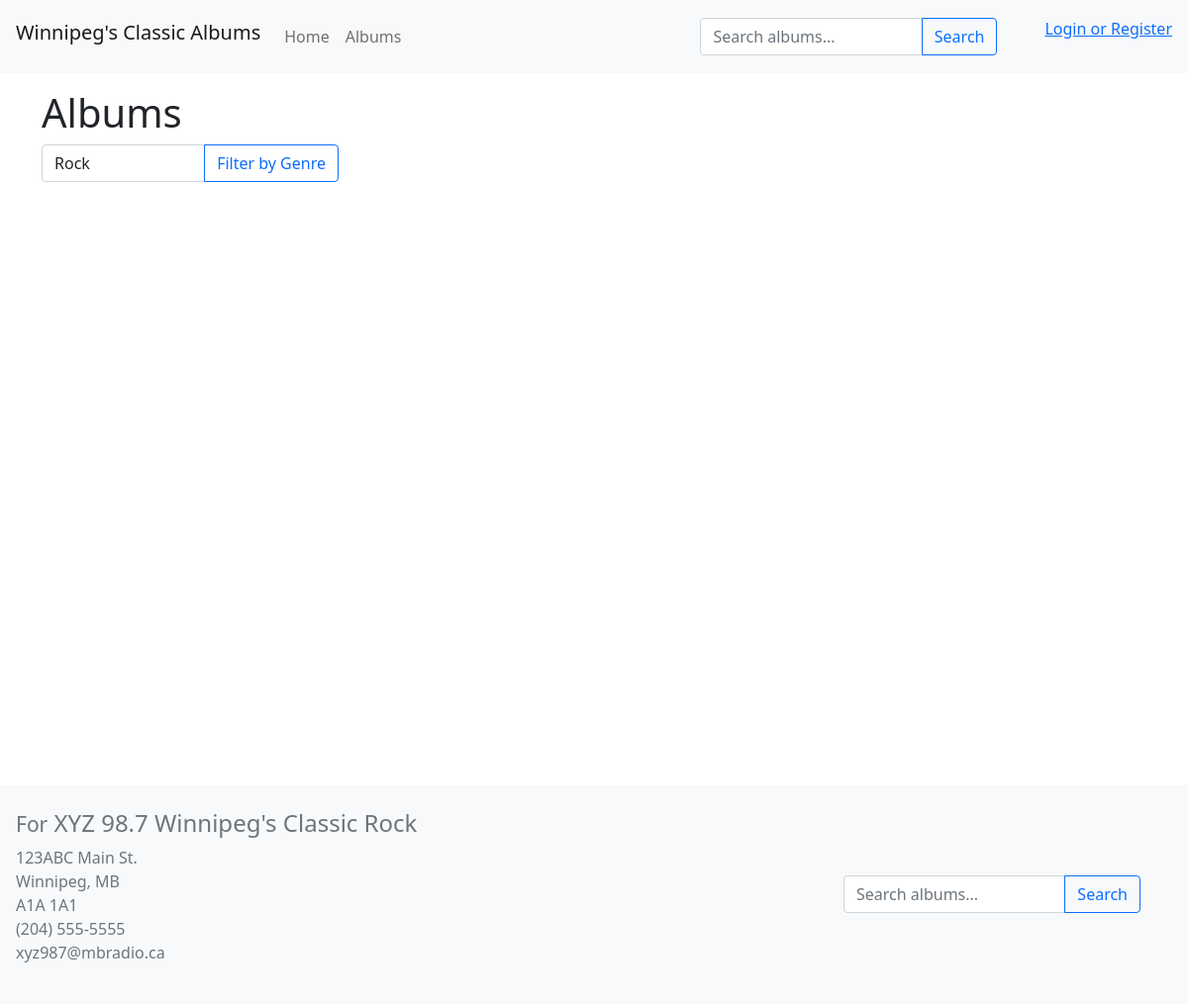
/albums.php?genre=1, run on an earlier commit of the app's database.
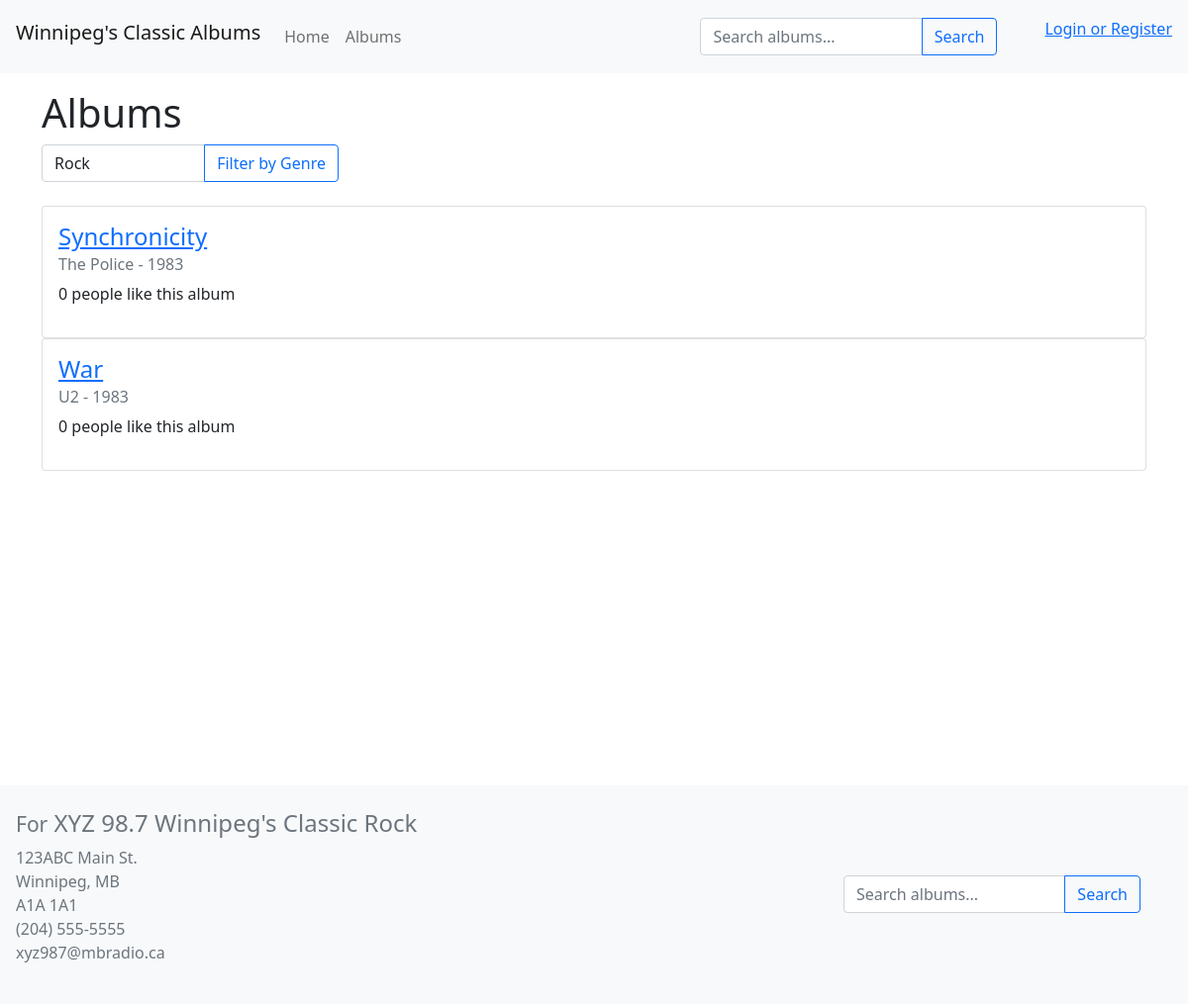
And on a later commit of the database.
### tables this page shows
CREATE TABLE `albums` (
  `albumID` int(11) NOT NULL,
  `title` varchar(100) NOT NULL,
  `artist` varchar(30) NOT NULL,
  `year` int(4) DEFAULT NULL,
  `coverURL` varchar(200) DEFAULT NULL,
  `description` varchar(500) DEFAULT NULL,
  `likes` int(7) NOT NULL DEFAULT 0,
  `postedBy` int(11) DEFAULT NULL,
  `updated` date NOT NULL DEFAULT current_timestamp()
);

### albums.php (the view, shortened to what this page needs)
<?php
	require('db_connect.php');
	$query = "SELECT * FROM genres ORDER BY genre";
    $statement = $db->prepare($query);
    $statement->execute();
    $genres = $statement->fetchAll();
    $selectedGenre = "";
    if (isset($_GET['genre']) && $_GET['genre'] > 0) {
    	$selectedGenre = filter_input(INPUT_GET, 'genre', FILTER_SANITIZE_NUMBER_INT);
    	$query = "SELECT * FROM albums a WHERE a.albumID IN (SELECT g.albumID FROM albumgenre g WHERE g.genreID = :genreID) ORDER BY a.title";
	    $statement = $db->prepare($query);
	    $statement->bindvalue(":genreID", $selectedGenre);
	    $statement->execute();
    }
    else {
    	$query = "SELECT * FROM albums ORDER BY title";
    	$statement = $db->prepare($query);
    	$statement->execute();
    }
    $albums = $statement->fetchall();
?>
<!DOCTYPE html>
<html lang="en">
<head>
	<link href="https://cdn.jsdelivr.net/npm/bootstrap@5.1.3/dist/css/bootstrap.min.css" rel="stylesheet">
    <link rel="stylesheet" type="text/css" href="style.css">
</head>
<body>
	<?php include('header.php'); ?>
	<div class="container">
		<h1 class="pt-3">Albums</h1>
		<form class="input-group">
			<select class="form-control" id="genre" name="genre">
                <?php foreach ($genres as $genre): ?>
                	<option
                        value=<?= $genre['genreID'] ?>
                        <?php if(isset($_GET['genre']) && $genre['genreID'] == $selectedGenre): ?> selected <?php endif ?> >
                        <?= $genre['genre'] ?>
                    </option>
                <?php endforeach ?>
            </select>
            <input class="btn btn-outline-primary" type="submit" value="Filter by Genre" />
        </form>
        <br />
		<?php foreach ($albums as $album): ?>
			<div class="card">
				<div class="card-body">
					<h4 class="card-title"><a href="show.php?album=<?= $album['albumID'] ?>"><?= $album['title'] ?></a></h4>
					<h6 class="card-subtitle mb-2 text-muted"><?= $album['artist'] ?> - <?= $album['year'] ?></h6>
					<?php if($album['likes'] == 1): ?>
	                    <p><?= $album['likes'] ?> person likes this album</p>
	                <?php else: ?>
	                    <p><?= $album['likes'] ?> people like this album</p>
	                <?php endif ?>
				</div>
			</div>
    	<?php endforeach ?>
	</div>
	<?php include('footer.php'); ?>
</body>
</html>

### header.php (shortened to what this page needs)
<?php
    $currentuser = "";
?>
<nav class="navbar navbar-expand-lg navbar-light bg-light p-3">
    <h1 class="navbar-brand">Winnipeg's Classic Albums</h1>
    <div class="navbar-collapse">
        <ul class="navbar-nav mr-auto">
            <li class="nav-item">
                <a class="nav-link" href="index.php">Home</a>
            </li>
            <li class="nav-item">
                <a class="nav-link" href="albums.php">Albums</a>
            </li>
        </ul>
    </div>
    <form class="input-group mx-5" action="search.php">
        <input class="form-control" name="search" id="search" placeholder="Search albums..." />
        <input class="btn btn-outline-primary" type="submit" value="Search" />
    </form>
    <?php if(isset($_SESSION['user'])): ?>
        <p class="text-right">Hello, <a href="account.php"><?= $currentuser['name'] ?></a>!</p>
    <?php else: ?>
        <p class="text-right"><a href="register.php">Login or Register</a></p>
    <?php endif ?>
</nav>

### footer.php (shortened to what this page needs)
<footer class="navbar bg-light text-muted">
    <div class="p-3">
        <h4><small>For</small> XYZ 98.7 Winnipeg's Classic Rock</h4>
        <p>123ABC Main St.<br />Winnipeg, MB<br />A1A 1A1<br />(204) 555-5555<br />xyz987@mbradio.ca</p>
    </div>
    <form class="input-group mx-5" action="search.php">
        <input class="form-control" name="search" id="search" placeholder="Search albums..." />
        <input class="btn btn-outline-primary" type="submit" value="Search" />
    </form>
</footer>

### style.css (style rules this page uses)
html, body { height: 100%; }
.input-group { width: 300px; }
.container { min-height: 90%; }
footer { position: relative; bottom: 0; background-attachment: fixed; }
@media (min-width: 768px) { form { width: 50%; } }

What changed in the data, as far as the page shows it:
added albums: title "Synchronicity", artist "The Police", year "1983", likes "0"
added albums: title "War", artist "U2", year "1983", likes "0"
